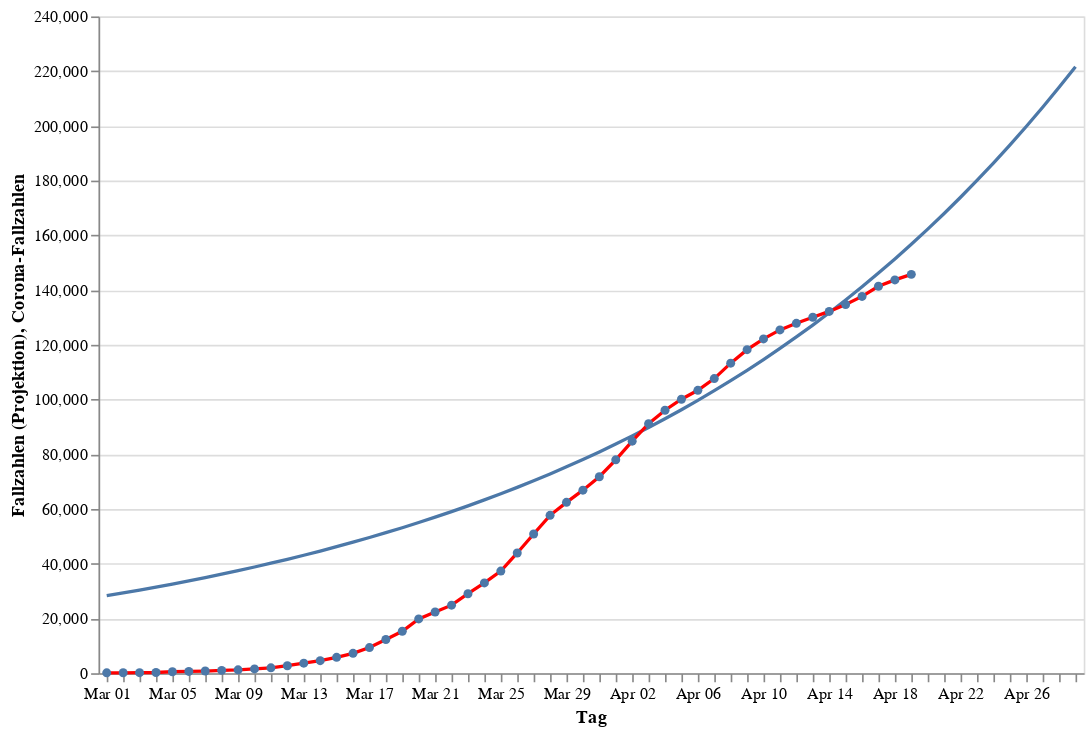

Notebook cell for this chart:
### Code cell
infections_chart = alt.Chart(data).mark_line(point=True, color="red").encode(
    alt.X("monthdate(day):O", title="Tag"),
    alt.Y("cases:Q", title="Corona-Fallzahlen"))
projection_chart = alt.Chart(projection_data).mark_line(point=False).encode(
    alt.X("monthdate(day):O", title="Tag"),
    alt.Y("curve:Q", title="Fallzahlen (Projektion)"))
(projection_chart + infections_chart).properties(width=600, height=400)

### Figure 1 — Vega-Lite specification as saved in the notebook (floating-point values rounded to 4 significant figures)
{"config": {"view": {"continuousWidth": 400, "continuousHeight": 300}}, "layer": [{"data": {"name": "data-57834a04c6001dfcdb8f14bf22da7838"}, "mark": {"type": "line", "point": false}, "encoding": {"x": {"type": "ordinal", "field": "day", "timeUnit": "monthdate", "title": "Tag"}, "y": {"type": "quantitative", "field": "curve", "title": "Fallzahlen (Projektion)"}}}, {"data": {"name": "data-959876c2581620a542209d066eda35dd"}, "mark": {"type": "line", "color": "red", "point": true}, "encoding": {"x": {"type": "ordinal", "field": "day", "timeUnit": "monthdate", "title": "Tag"}, "y": {"type": "quantitative", "field": "cases", "title": "Corona-Fallzahlen"}}}], "height": 400, "width": 600, "$schema": "https://vega.github.io/schema/vega-lite/v4.0.2.json", "datasets": {"data-57834a04c6001dfcdb8f14bf22da7838": [{"day": "2020-03-01T00:00:00", "curve": 28320.0}, {"day": "2020-03-02T00:00:00", "curve": 29330.0}, {"day": "2020-03-03T00:00:00", "curve": 30380.0}, {"day": "2020-03-04T00:00:00", "curve": 31460.0}, {"day": "2020-03-05T00:00:00", "curve": 32580.0}, {"day": "2020-03-06T00:00:00", "curve": 33740.0}, {"day": "2020-03-07T00:00:00", "curve": 34940.0}, {"day": "2020-03-08T00:00:00", "curve": 36190.0}, {"day": "2020-03-09T00:00:00", "curve": 37480.0}, {"day": "2020-03-10T00:00:00", "curve": 38810.0}, {"day": "2020-03-11T00:00:00", "curve": 40190.0}, {"day": "2020-03-12T00:00:00", "curve": 41630.0}, {"day": "2020-03-13T00:00:00", "curve": 43110.0}, {"day": "2020-03-14T00:00:00", "curve": 44640.0}, {"day": "2020-03-15T00:00:00", "curve": 46230.0}, {"day": "2020-03-16T00:00:00", "curve": 47880.0}, {"day": "2020-03-17T00:00:00", "curve": 49580.0}, {"day": "2020-03-18T00:00:00", "curve": 51350.0}, {"day": "2020-03-19T00:00:00", "curve": 53180.0}, {"day": "2020-03-20T00:00:00", "curve": 55070.0}, {"day": "2020-03-21T00:00:00", "curve": 57030.0}, {"day": "2020-03-22T00:00:00", "curve": 59060.0}, {"day": "2020-03-23T00:00:00", "curve": 61160.0}, {"day": "2020-03-24T00:00:00", "curve": 63330.0}, {"day": "2020-03-25T00:00:00", "curve": 65580.0}, {"day": "2020-03-26T00:00:00", "curve": 67920.0}, {"day": "2020-03-27T00:00:00", "curve": 70330.0}, {"day": "2020-03-28T00:00:00", "curve": 72830.0}, {"day": "2020-03-29T00:00:00", "curve": 75420.0}, {"day": "2020-03-30T00:00:00", "curve": 78100.0}, {"day": "2020-03-31T00:00:00", "curve": 80870.0}, {"day": "2020-04-01T00:00:00", "curve": 83740.0}, {"day": "2020-04-02T00:00:00", "curve": 86720.0}, {"day": "2020-04-03T00:00:00", "curve": 89800.0}, {"day": "2020-04-04T00:00:00", "curve": 92980.0}, {"day": "2020-04-05T00:00:00", "curve": 96280.0}, {"day": "2020-04-06T00:00:00", "curve": 99700.0}, {"day": "2020-04-07T00:00:00", "curve": 103200.0}, {"day": "2020-04-08T00:00:00", "curve": 106900.0}, {"day": "2020-04-09T00:00:00", "curve": 110700.0}, {"day": "2020-04-10T00:00:00", "curve": 114600.0}, {"day": "2020-04-11T00:00:00", "curve": 118700.0}, {"day": "2020-04-12T00:00:00", "curve": 122900.0}, {"day": "2020-04-13T00:00:00", "curve": 127200.0}, {"day": "2020-04-14T00:00:00", "curve": 131700.0}, {"day": "2020-04-15T00:00:00", "curve": 136400.0}, {"day": "2020-04-16T00:00:00", "curve": 141200.0}, {"day": "2020-04-17T00:00:00", "curve": 146200.0}, {"day": "2020-04-18T00:00:00", "curve": 151400.0}, {"day": "2020-04-19T00:00:00", "curve": 156700.0}, {"day": "2020-04-20T00:00:00", "curve": 162300.0}, {"day": "2020-04-21T00:00:00", "curve": 168000.0}, {"day": "2020-04-22T00:00:00", "curve": 173900.0}, {"day": "2020-04-23T00:00:00", "curve": 180100.0}, {"day": "2020-04-24T00:00:00", "curve": 186400.0}, {"day": "2020-04-25T00:00:00", "curve": 193000.0}, {"day": "2020-04-26T00:00:00", "curve": 199800.0}, {"day": "2020-04-27T00:00:00", "curve": 206800.0}, {"day": "2020-04-28T00:00:00", "curve": 214100.0}, {"day": "2020-04-29T00:00:00", "curve": 221600.0}], "data-959876c2581620a542209d066eda35dd": [{"day": "2020-03-01T00:00:00", "cases": 130}, {"day": "2020-03-02T00:00:00", "cases": 165}, {"day": "2020-03-03T00:00:00", "cases": 203}, {"day": "2020-03-04T00:00:00", "cases": 262}, {"day": "2020-03-05T00:00:00", "cases": 545}, {"day": "2020-03-06T00:00:00", "cases": 670}, {"day": "2020-03-07T00:00:00", "cases": 800}, {"day": "2020-03-08T00:00:00", "cases": 1040}, {"day": "2020-03-09T00:00:00", "cases": 1224}, {"day": "2020-03-10T00:00:00", "cases": 1565}, {"day": "2020-03-11T00:00:00", "cases": 1966}, {"day": "2020-03-12T00:00:00", "cases": 2745}, {"day": "2020-03-13T00:00:00", "cases": 3675}, {"day": "2020-03-14T00:00:00", "cases": 4599}, {"day": "2020-03-15T00:00:00", "cases": 5813}, {"day": "2020-03-16T00:00:00", "cases": 7272}, {"day": "2020-03-17T00:00:00", "cases": 9367}, {"day": "2020-03-18T00:00:00", "cases": 12327}, {"day": "2020-03-19T00:00:00", "cases": 15320}, {"day": "2020-03-20T00:00:00", "cases": 19848}, {"day": "2020-03-21T00:00:00", "cases": 22364}, {"day": "2020-03-22T00:00:00", "cases": 24873}, {"day": "2020-03-23T00:00:00", "cases": 29056}, {"day": "2020-03-24T00:00:00", "cases": 32991}, {"day": "2020-03-25T00:00:00", "cases": 37323}, {"day": "2020-03-26T00:00:00", "cases": 43938}, {"day": "2020-03-27T00:00:00", "cases": 50871}, {"day": "2020-03-28T00:00:00", "cases": 57695}, {"day": "2020-03-29T00:00:00", "cases": 62435}, {"day": "2020-03-30T00:00:00", "cases": 66885}, {"day": "2020-03-31T00:00:00", "cases": 71808}, {"day": "2020-04-01T00:00:00", "cases": 77981}, {"day": "2020-04-02T00:00:00", "cases": 84794}, {"day": "2020-04-03T00:00:00", "cases": 91159}, {"day": "2020-04-04T00:00:00", "cases": 96092}, {"day": "2020-04-05T00:00:00", "cases": 100123}, {"day": "2020-04-06T00:00:00", "cases": 103375}, {"day": "2020-04-07T00:00:00", "cases": 107663}, {"day": "2020-04-08T00:00:00", "cases": 113296}, {"day": "2020-04-09T00:00:00", "cases": 118235}, {"day": "2020-04-10T00:00:00", "cases": 122171}, {"day": "2020-04-11T00:00:00", "cases": 125452}, {"day": "2020-04-12T00:00:00", "cases": 127854}, {"day": "2020-04-13T00:00:00", "cases": 130072}, {"day": "2020-04-14T00:00:00", "cases": 132210}, {"day": "2020-04-15T00:00:00", "cases": 134753}, {"day": "2020-04-16T00:00:00", "cases": 137698}, {"day": "2020-04-17T00:00:00", "cases": 141397}, {"day": "2020-04-18T00:00:00", "cases": 143724}, {"day": "2020-04-19T00:00:00", "cases": 145742}]}}
